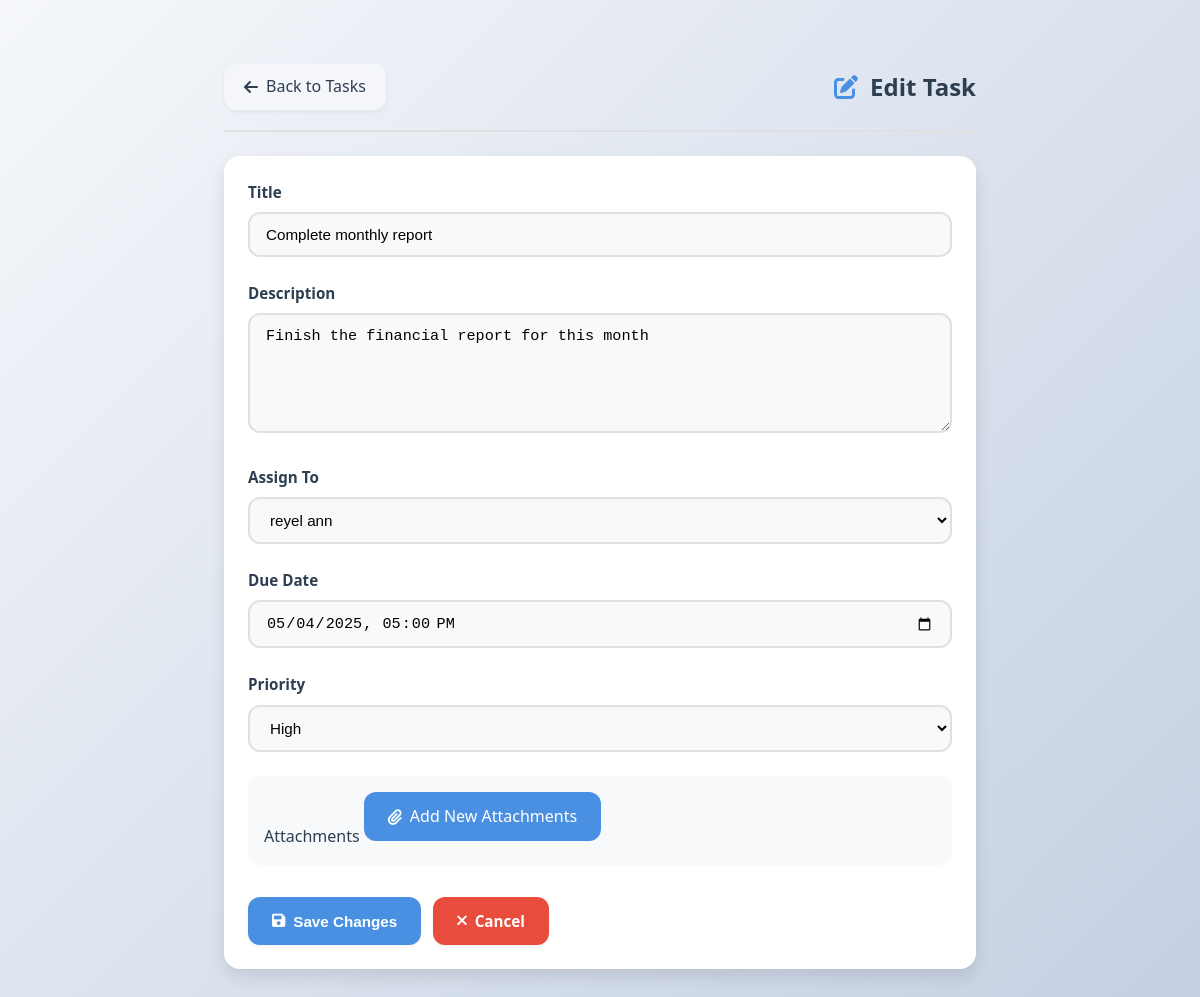
Page /maonani/edit_task.php?id=29 (signed in) on the committed database.
### tables this page shows
CREATE TABLE `tasks` (
  `id` int(11) NOT NULL,
  `title` varchar(255) NOT NULL,
  `description` text NOT NULL,
  `created_by` int(11) NOT NULL,
  `assigned_to` int(11) NOT NULL,
  `created_at` timestamp NOT NULL DEFAULT current_timestamp(),
  `due_date` datetime NOT NULL,
  `status` enum('pending','completed','overdue') NOT NULL DEFAULT 'pending',
  `updated_at` timestamp NOT NULL DEFAULT current_timestamp() ON UPDATE current_timestamp(),
  `priority` enum('low','medium','high') DEFAULT 'medium',
  `completion_notes` text DEFAULT NULL,
  `completed_at` timestamp NULL DEFAULT NULL
);

### maonani/edit_task.php (the view, shortened to what this page needs)
<?php
$host = "localhost";
$dbname = "accountant";
$username = "root";
$password = "";
$conn = new mysqli($host, $username, $password, $dbname);
$task_id = isset($_GET['id']) ? (int)$_GET['id'] : 0;
$task_query = "SELECT t.*, u2.id as assigned_to
               FROM tasks t
               JOIN users u2 ON t.assigned_to = u2.id
               WHERE t.id = ?";
$stmt = $conn->prepare($task_query);
$stmt->bind_param("i", $task_id);
$stmt->execute();
$task = $stmt->get_result()->fetch_assoc();
$staff_result = $conn->query("SELECT id, first_name, last_name FROM users WHERE role = 'staff' ORDER BY last_name, first_name");
?>
<!DOCTYPE html>
<html lang="en">
<head>
    <link rel="stylesheet" href="https://cdnjs.cloudflare.com/ajax/libs/font-awesome/6.0.0/css/all.min.css">
</head>
<body>
    <div class="container">
        <div class="header">
            <a href="manage_tasks.php" class="back-button">
                <i class="fas fa-arrow-left"></i>
                Back to Tasks
            </a>
            <h1><i class="fas fa-edit"></i> Edit Task</h1>
        </div>
        <div class="form-container">
            <form method="POST" action="manage_tasks.php" enctype="multipart/form-data">
                <div class="form-group">
                    <label>Title</label>
                    <input type="text" name="title" class="form-control" value="<?php echo htmlspecialchars($task['title']); ?>" required>
                </div>
                <div class="form-group">
                    <label>Description</label>
                    <textarea name="description" class="form-control" required><?php echo htmlspecialchars($task['description']); ?></textarea>
                </div>
                <div class="form-group">
                    <label>Assign To</label>
                    <select name="assigned_to" class="form-control" required>
                        <?php
                        $staff_result->data_seek(0);
                        while ($staff = $staff_result->fetch_assoc()):
                        ?>
                            <option value="<?php echo $staff['id']; ?>" <?php echo $staff['id'] == $task['assigned_to'] ? 'selected' : ''; ?>>
                                <?php echo htmlspecialchars($staff['first_name'] . ' ' . $staff['last_name']); ?>
                            </option>
                        <?php endwhile; ?>
                    </select>
                </div>
                <div class="form-group">
                    <label>Due Date</label>
                    <input type="datetime-local" name="due_date" class="form-control"
                           value="<?php echo date('Y-m-d\TH:i', strtotime($task['due_date'])); ?>" required>
                </div>
                <div class="form-group">
                    <label>Priority</label>
                    <select name="priority" class="form-control" required>
                        <option value="high" <?php echo $task['priority'] === 'high' ? 'selected' : ''; ?>>High</option>
                    </select>
                </div>
                <div class="attachments-section">
                    <label>Attachments</label>
                    <div class="file-input-wrapper">
                        <div class="file-input-button">
                            <i class="fas fa-paperclip"></i>
                            Add New Attachments
                        </div>
                    </div>
                </div>
                <div class="button-group">
                    <button type="submit" name="edit_task" class="btn btn-primary">
                        <i class="fas fa-save"></i> Save Changes
                    </button>
                    <a href="manage_tasks.php" class="btn btn-danger">
                        <i class="fas fa-times"></i> Cancel
                    </a>
                </div>
            </form>
        </div>
    </div>
</body>
</html>

### maonani/edit_task.php (style rules this page uses)
:root { --primary-color: #4a90e2; --primary-light: #6ba4e7; --primary-dark: #357abd; --secondary-color: #f5f6fa; --danger-color: #e74c3c; --success-color: #2ecc71; --warning-color: #f1c40f; --text-color: #2c3e50; --text-light: #7f8c8d; --border-color: #e0e0e0; --background-color: #f8f9fa; --card-background: #ffffff; --shadow-sm: 0 2px 4px rgba(0,0,0,0.05); --shadow-md: 0 4px 8px rgba(0,0,0,0.1); --shadow-lg: 0 8px 16px rgba(0,0,0,0.1); --gradient-bg: linear-gradient(135deg, #f5f7fa 0%, #c3cfe2 100%); --radius-sm: 8px; --radius-md: 12px; --radius-lg: 16px; --transition: all 0.3s ease; }
* { margin: 0; padding: 0; box-sizing: border-box; }
body { font-family: 'Segoe UI', system-ui, -apple-system, sans-serif; background: var(--gradient-bg); color: var(--text-color); line-height: 1.6; min-height: 100vh; }
.container { max-width: 800px; margin: 40px auto; padding: 24px; }
.header { display: flex; justify-content: space-between; align-items: center; margin-bottom: 24px; padding-bottom: 20px; border-bottom: 2px solid var(--border-color); }
.header h1 { font-size: 24px; color: var(--text-color); display: flex; align-items: center; gap: 12px; }
.header h1 i { color: var(--primary-color); }
.back-button { color: var(--text-color); text-decoration: none; display: flex; align-items: center; gap: 8px; font-weight: 500; padding: 10px 20px; border-radius: var(--radius-md); background: var(--secondary-color); transition: var(--transition); box-shadow: var(--shadow-sm); }
.form-container { background: var(--card-background); border-radius: var(--radius-lg); padding: 24px; box-shadow: var(--shadow-lg); }
.form-group { margin-bottom: 24px; }
.form-group label { display: block; margin-bottom: 8px; font-weight: 600; color: var(--text-color); font-size: 0.95rem; }
.form-control { width: 100%; padding: 12px 16px; border: 2px solid var(--border-color); border-radius: var(--radius-md); font-size: 0.95rem; transition: var(--transition); background: var(--background-color); }
textarea.form-control { min-height: 120px; resize: vertical; }
.button-group { display: flex; gap: 12px; margin-top: 32px; }
.btn { padding: 12px 24px; border-radius: var(--radius-md); border: none; cursor: pointer; font-size: 0.95rem; font-weight: 600; display: inline-flex; align-items: center; justify-content: center; gap: 8px; transition: var(--transition); text-decoration: none; box-shadow: var(--shadow-sm); }
.btn-primary { background: var(--primary-color); color: white; }
.btn-danger { background: var(--danger-color); color: white; }
.attachments-section { background: var(--background-color); border-radius: var(--radius-md); padding: 16px; margin-top: 24px; }
.file-input-wrapper { position: relative; overflow: hidden; display: inline-block; }
.file-input-button { display: inline-flex; align-items: center; gap: 8px; padding: 12px 24px; background: var(--primary-color); color: white; border-radius: var(--radius-md); cursor: pointer; transition: var(--transition); }

### rows in the picture
tasks: title "Complete monthly report", description "Finish the financial report for this month", due_date "05/04/2025 17:00", priority "High"

### other values in the picture
form field assigned_to "reyel ann"
